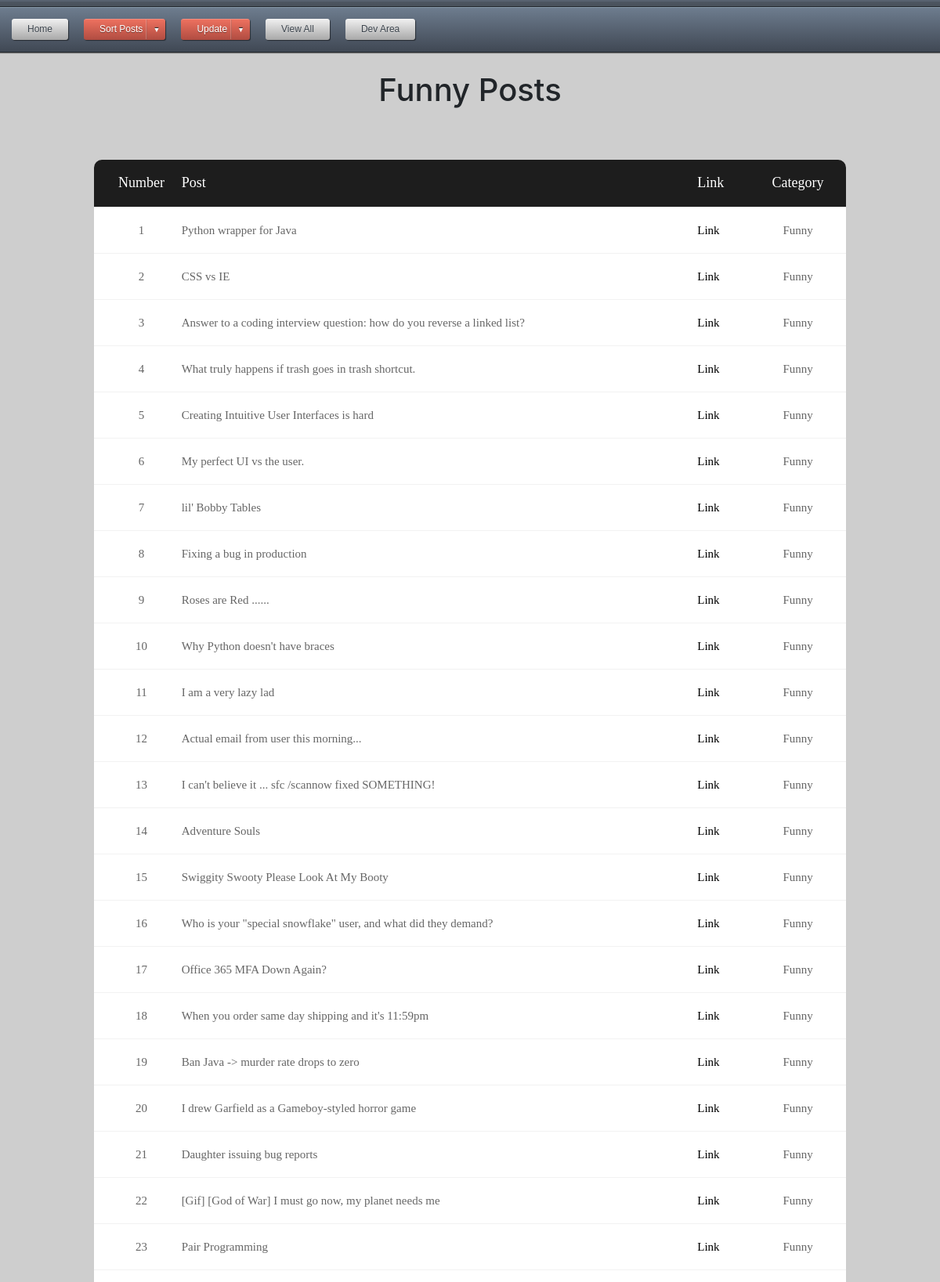
The app's page /sortbyfunny (upper part) with its own data.
### app.py (models this page shows)
class posts(db.Model):
    id = db.Column(db.String, primary_key=True)
    title = db.Column(db.String(80), unique=True, nullable=False)
    link = db.Column(db.String(120), unique=True, nullable=False)
    category = db.Column(db.String(120), unique=True, nullable=False)

### app.py (the view)
@app.route('/sortbyfunny', methods=['GET', 'POST'])
def sortbyfunny():
	db = get_db()
	cur = db.execute('SELECT id, title, link, category FROM posts WHERE category = "Funny"')
	results = cur.fetchall()
	return render_template("sortbyfunny.html", results=results)

### app.py (called while the page is built)
def connect_db():
	sql = sqlite3.connect('C:\\Users\\MGLafayette\\Desktop\\Projects\\Flask\\data.db')
	sql.row_factory = sqlite3.Row
	return sql

def get_db():
	if not hasattr(g, 'sqlite3'):
		g.sqlite_db = connect_db()
	return g.sqlite_db

### templates/sortbyfunny.html (shortened to what this page needs)
<!DOCTYPE html>
<html>
<head>
	<link rel="stylesheet" type="text/css" href="{{ url_for('static', filename='CSS/style.css') }}">
</head>
{% extends "navtest.html" %}
	{% block content %}
<h1>Funny Posts</h1>
<div class="limiter">
		<div class="container-table100">
			<div class="wrap-table100">
					<div class="table">
						<div class="row header">
							<div id="1" class="cell">Number</div>
							<div class="cell">Post</div>
							<div class="cell">Link</div>
							<div class="cell">Category</div>
						</div>
						{% for post in results %}
						<div class="row">
							<div class="cell" data-title="Number">{{loop.index}}</div>
							<div class="cell" data-title="Post">{{post['title']}}</div>
							<div class="cell" data-title="Link"><a href="{{post['link']}}" target='_blank'>Link</a></div>
							<div class="cell" data-title="Category">{{post['category']}}</div>
						</div>
						{% endfor %}
				</div>
</div>
	{% endblock %}

### static/CSS/style.css (style rules this page uses)
h1 { text-align:center; }
body { padding-bottom: .1px; }
a:link { color: black; text-decoration: none; }
.limiter { width: 100%; margin: 0 auto; }
.container-table100 { width: 100%; min-height: 100vh; background: #cecece; display: -webkit-box; display: -webkit-flex; display: -moz-box; display: -ms-flexbox; display: flex; align-items: center; justify-content: center; flex-wrap: wrap; padding: 33px 30px; }
.wrap-table100 { width: 960px; border-radius: 10px; overflow: hidden; }
.table { width: 100%; display: table; margin: 0; }
.row { display: table; background: #fff; margin-left: 0px; }
.row.header { color: #ffffff; background: #1d1d1d; }
.cell { display: table-cell; }
.row .cell { font-family: Poppins-Regular; font-size: 15px; color: #666666; line-height: 1.2; font-weight: unset !important; padding-top: 20px; padding-bottom: 20px; border-bottom: 1px solid #f2f2f2; }
.row.header .cell { font-family: Poppins-Regular; font-size: 18px; color: #fff; line-height: 1.2; font-weight: unset !important; padding-top: 19px; padding-bottom: 19px; }
.row .cell:nth-child(1) { width: 10%; padding-left: 1%; text-align: center; }
.row .cell:nth-child(2) { width: 59%; padding-right: 2% }
.row .cell:nth-child(3) { width: 6%; }
.row .cell:nth-child(4) { width: 11%; text-align: center; }
.table, .row { width: 100% !important; }

### records on screen
posts: title "Python wrapper for Java", category "Funny"
posts: title "CSS vs IE", category "Funny"
posts: title "Answer to a coding interview question: how do you reverse a linked list?", category "Funny"
posts: title "What truly happens if trash goes in trash shortcut.", category "Funny"
posts: title "Creating Intuitive User Interfaces is hard", category "Funny"
posts: title "My perfect UI vs the user.", category "Funny"
posts: title "lil' Bobby Tables", category "Funny"
posts: title "Fixing a bug in production", category "Funny"
posts: title "Roses are Red ......", category "Funny"
posts: title "Why Python doesn't have braces", category "Funny"
posts: title "I am a very lazy lad", category "Funny"
posts: title "Actual email from user this morning...", category "Funny"
posts: title "I can't believe it ... sfc /scannow fixed SOMETHING!", category "Funny"
posts: title "Adventure Souls", category "Funny"
posts: title "Swiggity Swooty Please Look At My Booty", category "Funny"
posts: title "Who is your \"special snowflake\" user, and what did they demand?", category "Funny"
posts: title "Office 365 MFA Down Again?", category "Funny"
posts: title "When you order same day shipping and it's 11:59pm", category "Funny"
posts: title "Ban Java -> murder rate drops to zero", category "Funny"
posts: title "I drew Garfield as a Gameboy-styled horror game", category "Funny"
posts: title "Daughter issuing bug reports", category "Funny"
posts: title "[Gif] [God of War] I must go now, my planet needs me", category "Funny"
posts: title "Pair Programming", category "Funny"
